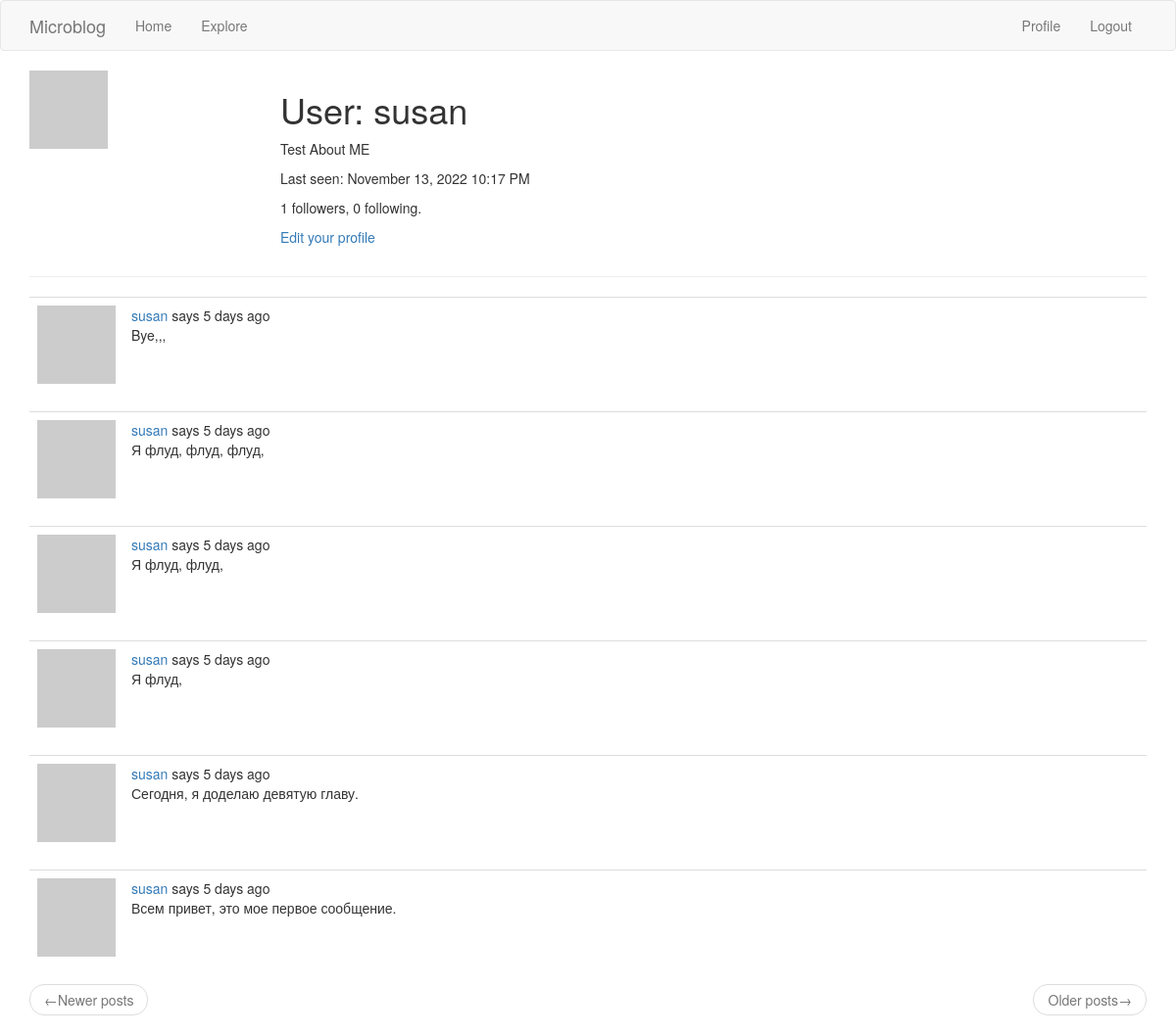
Page /user/susan (signed in) on the committed database.
### app/models.py (models this page shows, shortened)
class User(UserMixin, db.Model):
    id = db.Column(
        db.Integer,
        primary_key=True,
    )
    username = db.Column(
        db.String(64),
        index=True,
        unique=True,
    )
    email = db.Column(
        db.String(120),
        index=True,
        unique=True,
    )
    password_hash = db.Column(
        db.String(128),
    )
    about_me = db.Column(
        db.String(140)
    )
    last_seen = db.Column(
        db.DateTime, default=datetime.utcnow
    )
    posts = db.relationship(
        'Post',
        backref='author',
        lazy='dynamic',
    )
    followed = db.relationship(
        'User',
        secondary=followers,
        primaryjoin=(followers.c.follower_id == id),
        secondaryjoin=(followers.c.followed_id == id),
        backref=db.backref('followers', lazy='dynamic'),
        lazy='dynamic',
    )
    def avatar(self, size):
        digest = md5(self.email.lower().encode('utf-8')).hexdigest()
        return f'https://www.gravatar.com/avatar/{digest}?d=identicon&s={size}'

class Post(db.Model):
    id = db.Column(
        db.Integer,
        primary_key=True,
    )
    body = db.Column(
        db.String(140),
    )
    timestamp = db.Column(
        db.DateTime,
        index=True,
        default=datetime.utcnow,
    )
    user_id = db.Column(
        db.Integer(),
        db.ForeignKey('user.id'),
    )

### app/routes.py (the view)
@app.route('/user/<username>')
@login_required
def user(username):
    user = User.query.filter_by(username=username).first_or_404()
    page = request.args.get('page', 1, type=int)
    posts = user.posts.order_by(Post.timestamp.desc()).paginate(
        page=page, per_page=app.config['POSTS_PER_PAGE'], error_out=False)
    next_url = url_for('user', username=user.username, page=posts.next_num) \
        if posts.has_next else None
    prev_url = url_for('user', username=user.username, page=posts.prev_num) \
        if posts.has_prev else None
    form = EmptyForm()
    context = {
        'user': user,
        'posts': posts.items,
        'form': form,
        'next_url': next_url,
        'prev_url': prev_url,
    }
    return render_template('user.html', **context)

### app/models.py (called while the page is built)
@login.user_loader
def load_user(id):
    return User.query.get(int(id))

### app/routes.py (called while the page is built)
@app.before_request
def before_request():
    if current_user.is_authenticated:
        current_user.last_seen = datetime.utcnow()
        db.session.commit()

### app/templates/user.html (shortened to what this page needs)
{% extends 'base.html' %}
{% block app_content %}
  <table style="table table-hover">
    <tr valign="top">
        <td width="256px"><img src="{{ user.avatar(256) }}"></td>
        <td>
            <h1>User: {{ user.username }}</h1>
            {% if user.about_me %}
                <p>
                    {{ user.about_me }}
                </p>
            {% endif %}
            {% if user.last_seen %}
                <p>
                    Last seen: {{ moment(user.last_seen).format('LLL') }}
                </p>
            {% endif %}
            <p>
                {{ user.followers.count() }} followers, {{user.followed.count() }} following.
            </p>
            {% if user == current_user %}
                <p>
                    <a href="{{ url_for('edit_profile') }}">Edit your profile</a>
                </p>
            {% endif %}
        </td>
    </tr>
  </table>
  <hr>
  {% for post in posts %}
      {% include "_post.html" %}
  {% endfor %}
  <nav aria-label="...">
    <ul class="pager">
      <li class="previous {% if not prev_url %} disabled {% endif %}">
        <a href="{{ prev_url or '#' }}">
          <span aria-hidden="true">&larr;</span>Newer posts
        </a>
      </li>
      <li class="next {% if not next_url %} disabled {% endif %}">
        <a href="{{ next_url or '#' }}">
          Older posts<span aria-hidden="true">&rarr;</span>
        </a>
      </li>
    </ul>
  </nav>
{% endblock app_content %}

### app/templates/_post.html
<table class="table table-hover">
  <tr>
    <td width="70px">
      <a href="{{ url_for('user', username=post.author.username) }}">
        <img src="{{ post.author.avatar(70) }}">
      </a>
    </td>
    <td>
      <a href="{{ url_for('user', username=post.author.username) }}">
        {{ post.author.username }}
      </a>
      says {{ moment(post.timestamp).fromNow() }}
      <br>
      {{ post.body }}
    </td>
  </tr>
</table>

### rows in the picture
User: username "susan", about_me "Test About ME", last_seen "November 13, 2022 10:17 PM"
Post: author.username "susan", timestamp "5 days ago", body "Bye,,,"
Post: author.username "susan", timestamp "5 days ago", body "Я флуд, флуд, флуд,"
Post: author.username "susan", timestamp "5 days ago", body "Я флуд, флуд,"
Post: author.username "susan", timestamp "5 days ago", body "Я флуд,"
Post: author.username "susan", timestamp "5 days ago", body "Сегодня, я доделаю девятую главу."
Post: author.username "susan", timestamp "5 days ago", body "Всем привет, это мое первое сообщение."

### other values in the picture
{{ user.followers.count() }} "1"
{{ user.followed.count() }} "0"
